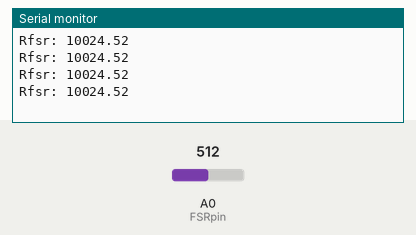
A sketch run on a simulated Arduino Uno, built with avr-gcc and run on an emulated ATmega328P. Shown: the last lines printed to the serial monitor. The inputs (shaded band) are chosen by the test bench; at power-on: A0 (FSRpin) = 512.

Above: at 1.2 s.
1.3 s: A0 (FSRpin) set to 1023
At 1.72 s:
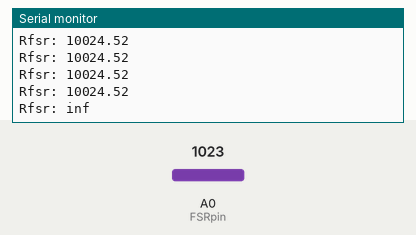
3.6 s: A0 (FSRpin) set to 900
At 3.82 s:
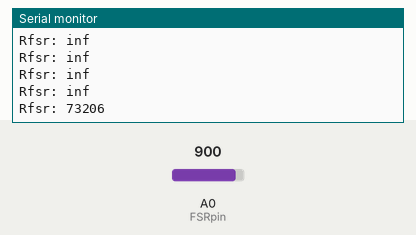
Timing chart, 0 to 6.6 s (numbered marks = the images above; inputs shaded):
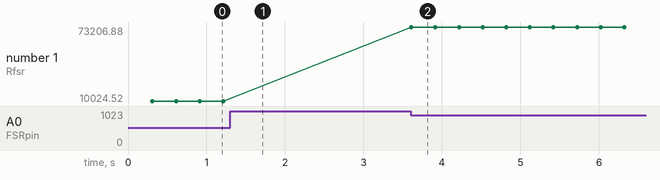

The sketch:

basecode.ino
```cpp
int FSRpin = 0; // FSRpin을 아날로그0(A0)에 연결

int Vo;    // 센서값을 저장할 변수

float Rfsr;

void setup() {

  Serial.begin(9600);  // 센서값을 읽기 위해 시리얼 모니터를 사용할 것을 설정.

}

void loop()

{

Vo = analogRead(FSRpin);  // 아날로그를 입력 받음 (0~1023)

  Rfsr = ((9.78 * Vo)/(1-(Vo/1023.0)));

  Serial.print("Rfsr: "); // sensor: 라는 텍스트를 프린트한다.
  delay(300);
  Serial.println(Rfsr);  // println은 줄바꿈 명령이다. Rfsr의 값을 출력한다.

}
```

Measured:
- after the input at 1.3 s, the serial monitor: prints a new line after 0.21 s (image 1)
- after the input at 3.6 s, the serial monitor: prints a new line at once (image 2)
- plotted number 1: 10024.52 → 73206.88 after the input at 3.6 s
